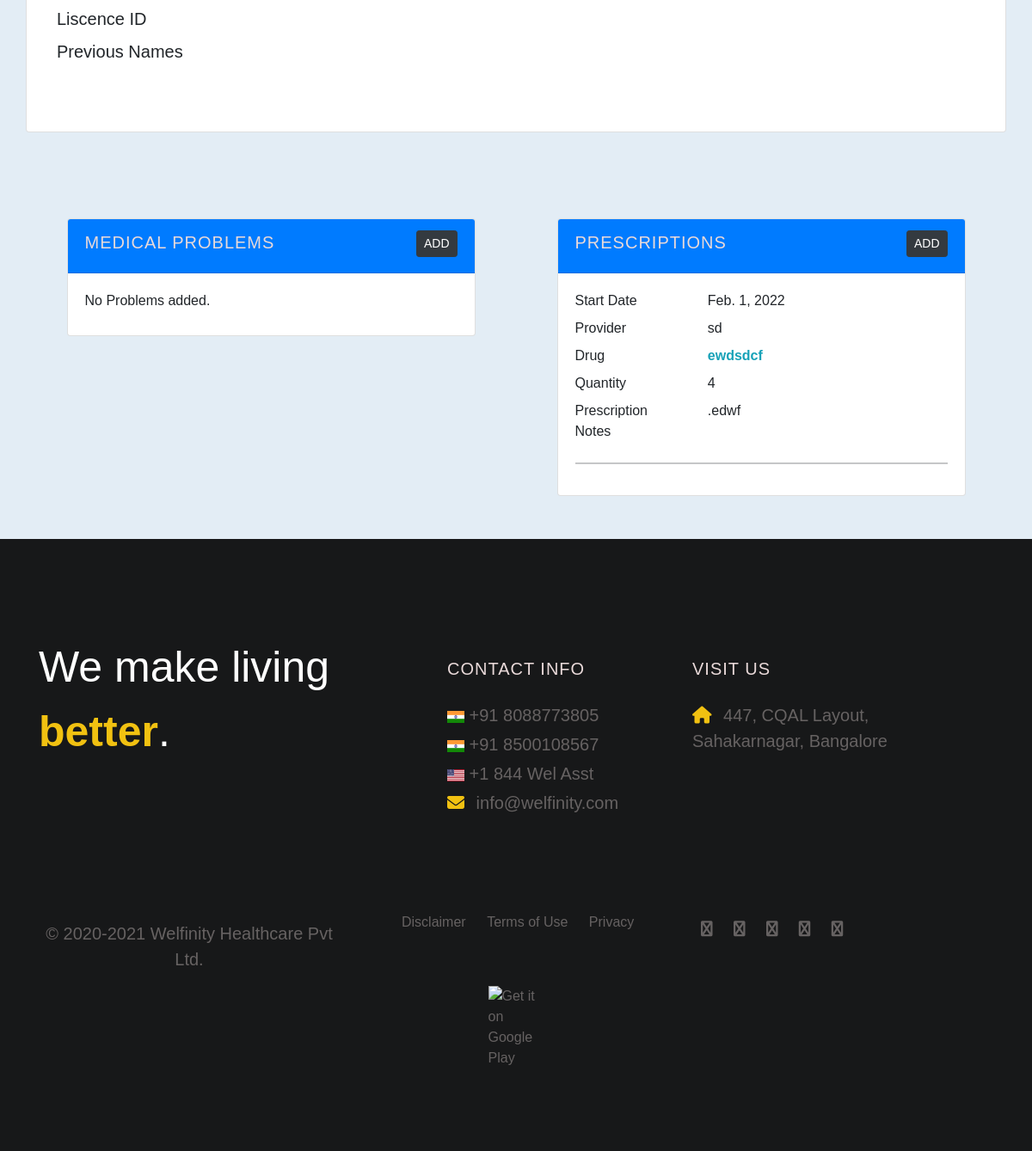
Before: /dash/18014940/ (signed in, lower part) with the older database file.
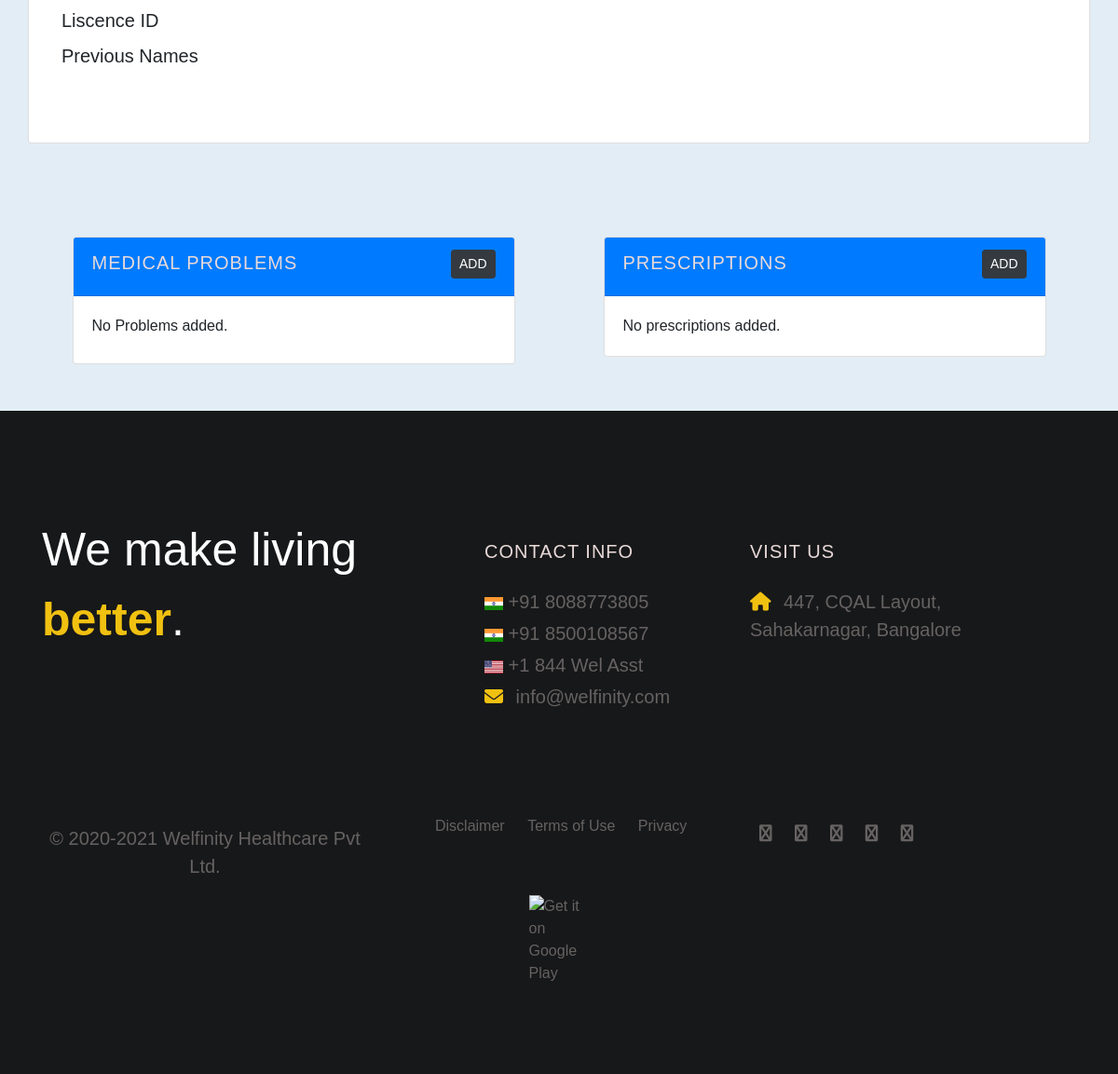
After: the same page with the newer database file.
### Encounter/models.py (models this page shows)
class Prescription(models.Model):
    pid = models.BigIntegerField()
    prescid=models.CharField(max_length=100,primary_key=True)
    startdate = models.DateField(null=True,blank=True)
    provider = models.CharField(max_length=30,null=True,blank=True)
    drug = models.CharField(max_length=30,null=True,blank=True)
    quantity = models.IntegerField(null=True,blank=True)
    notes = models.TextField(max_length=200,null=True,blank=True)

### Encounter/views.py (the view)
# urls.py: path('dash/<int:pid>/',views.dash,name='dash'),
@login_required
def dash(request,pid=None):
    if pid:
        pt=PatientData.objects.get(pid=pid)
        enc=Encounter.objects.filter(pid=pid)
        print(enc)
        doct=Doctors.objects.all()
        try:
            mp=MedicalProblems.objects.filter(pid=pid)
            try:
                p=Prescription.objects.filter(pid=pid)
                return render(request,'dashboard.html',{'pt':pt,'enc':enc,'p':p,'mp':mp,'doct':doct})
            except:
                return render(request,'dashboard.html',{'pt':pt,'enc':enc,'mp':mp,'doct':doct})
        except:
            return render(request,'dashboard.html',{'pt':pt,'enc':enc,'doct':doct})
    return render(request,'dashboard.html')

### templates/dashboard.html (shortened to what the changed rows need)
{% load static %}
<!DOCTYPE html>
<html lang="en">
<head>
   <link href="https://cdn.jsdelivr.net/npm/bootstrap@5.0.2/dist/css/bootstrap.min.css" rel="stylesheet">
   <link
     rel="stylesheet"
     href="https://stackpath.bootstrapcdn.com/bootstrap/4.5.0/css/bootstrap.min.css"
   />
   <link
     rel="stylesheet"
     href="https://stackpath.bootstrapcdn.com/font-awesome/4.7.0/css/font-awesome.min.css"
   />
   <link
     rel="stylesheet"
     href="https://cdnjs.cloudflare.com/ajax/libs/font-awesome/4.7.0/css/font-awesome.min.css"
   />
   <link
     href="{% static 'css/chunk-vendors.d3feeb92.css' %}"
     rel="stylesheet"
   />
   <link href="{% static 'css/app.d80733da.css' %}" rel="stylesheet" />
   <link rel="stylesheet"
   href="https://cdnjs.cloudflare.com/ajax/libs/font-awesome/6.2.0/css/all.min.css">
   <link rel=”stylesheet” href=”//maxcdn.bootstrapcdn.com/bootstrap/4.0.0/css/bootstrap.min.css”>
  <link rel=”stylesheet” href=”https://cdn.jsdelivr.net/npm/bootstrap-icons@1.3.0/font/bootstrap-icons.css”>
</head>
<body>
      <div class="container">
          <div class="row">
              <div class="col-12 col-md-5 row-content">
                <div class="card">
                  <div class="card-header bg-primary cp">
                      <h4>Prescriptions <span class="float-right"><button class="btn btn-dark btn-sm" data-target="#prescriptions" data-toggle="modal">ADD</button></span></h4>
                  </div>
                  <div class="card-body">
                    {% if p %}
                    {% for i in p %}
                    <div class="row">
                      <div class="col-6 col-md-4">
                        <h6>Start Date</h6>
                      </div>
                      <div class="col-6 col-md-4">
                        <h6>{{ i.startdate }}</h6>
                      </div>
                    </div>
                    <div class="row">
                      <div class="col-6 col-md-4">
                        <h6>Provider</h6>
                      </div>
                      <div class="col-6 col-md-4">
                        <h6>{{ i.provider }}</h6>
                      </div>
                    </div>
                    <div class="row">
                      <div class="col-6 col-md-4">
                        <h6>Drug</h6>
                      </div>
                      <div class="col-6 col-md-4">
                        <h6><strong class="text-info">{{ i.drug }}</strong></h6>
                      </div>
                    </div>
                    <div class="row">
                      <div class="col-6 col-md-4">
                        <h6>Quantity</h6>
                      </div>
                      <div class="col-6 col-md-4">
                        <h6>{{ i.quantity }}</h6>
                      </div>
                    </div>
                    <div class="row">
                      <div class="col-6 col-md-4">
                        <h6>Prescription Notes</h6>
                      </div>
                      <div class="col-6 col-md-4">
                        <h6>{{ i.notes }}</h6>
                      </div>
                    </div>
                    <hr>
                    {% endfor %}
                  {% else %}
                  No prescriptions added.
                  {% endif %}
                  </div>
                </div>
              </div>
          </div>
      </div>
      <footer class="site-footer">
        <div class="container">
          <div class="row">
            <div class="col-lg-5">
              <h1 class="mb-4 text-white">
                We make living <strong>better</strong>.
              </h1>
            </div>
          </div>
        </div>
      </footer>
</body>
</html>

Changed rows visible on the page:
removed Prescription: startdate "Feb. 1, 2022", provider "sd", drug "ewdsdcf", quantity "4", notes ".edwf"
Other visible differences:
text now shown: "No prescriptions added."
